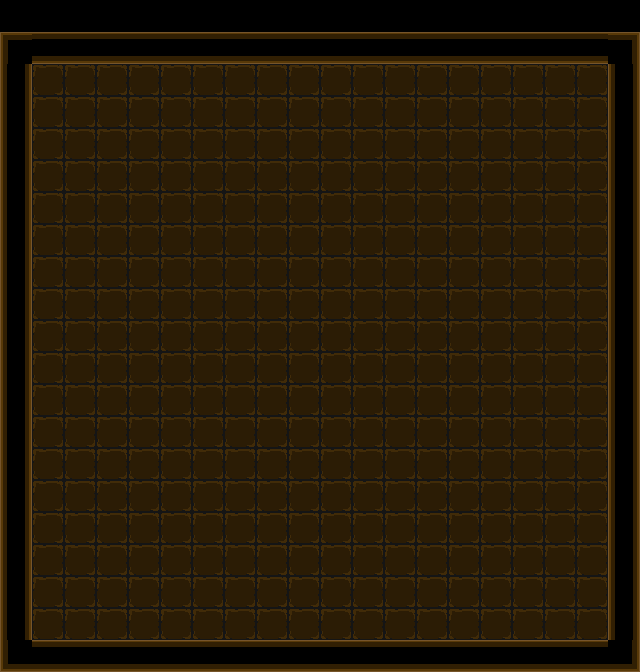

A level layout from a 2D game, rendered from its tile map. Below: a short description, then the map file with its tile-grid data intact:
An orthogonal 20x21 tile map with 32x32 px tiles, 1 tile layer (tiles) and 80 objects (76x Wall, Player, Entrance, Exit, Key).

<map version="1.2" tiledversion="1.2.3" orientation="orthogonal" renderorder="right-down" width="20" height="21" tilewidth="32" tileheight="32" infinite="0" nextlayerid="3" nextobjectid="89">
 <tileset firstgid="1" source="Tileset.tsx" />
 <layer id="1" name="tiles" width="20" height="21">
  <data encoding="csv">
20,20,20,20,20,20,20,20,20,20,20,20,20,20,20,20,20,20,20,20,
4,14,14,14,14,14,14,14,14,14,14,14,14,14,14,14,14,14,14,5,
15,21,21,21,21,21,21,21,21,21,21,21,21,21,21,21,21,21,21,15,
15,21,21,21,21,21,21,21,21,21,21,21,21,21,21,21,21,21,21,15,
15,21,21,21,21,21,21,21,21,21,21,21,21,21,21,21,21,21,21,15,
15,21,21,21,21,21,21,21,21,21,21,21,21,21,21,21,21,21,21,15,
15,21,21,21,21,21,21,21,21,21,21,21,21,21,21,21,21,21,21,15,
15,21,21,21,21,21,21,21,21,21,21,21,21,21,21,21,21,21,21,15,
15,21,21,21,21,21,21,21,21,21,21,21,21,21,21,21,21,21,21,15,
15,21,21,21,21,21,21,21,21,21,21,21,21,21,21,21,21,21,21,15,
15,21,21,21,21,21,21,21,21,21,21,21,21,21,21,21,21,21,21,15,
15,21,21,21,21,21,21,21,21,21,21,21,21,21,21,21,21,21,21,15,
15,21,21,21,21,21,21,21,21,21,21,21,21,21,21,21,21,21,21,15,
15,21,21,21,21,21,21,21,21,21,21,21,21,21,21,21,21,21,21,15,
15,21,21,21,21,21,21,21,21,21,21,21,21,21,21,21,21,21,21,15,
15,21,21,21,21,21,21,21,21,21,21,21,21,21,21,21,21,21,21,15,
15,21,21,21,21,21,21,21,21,21,21,21,21,21,21,21,21,21,21,15,
15,21,21,21,21,21,21,21,21,21,21,21,21,21,21,21,21,21,21,15,
15,21,21,21,21,21,21,21,21,21,21,21,21,21,21,21,21,21,21,15,
15,21,21,21,21,21,21,21,21,21,21,21,21,21,21,21,21,21,21,15,
9,14,14,14,14,14,14,14,14,14,14,14,14,14,14,14,14,14,14,10
</data>
 </layer>
 <objectgroup id="2" name="objects">
  <object id="1" name="Wall" x="608" y="32" width="32" height="32" />
  <object id="2" name="Wall" x="32" y="32" width="32" height="32" />
  <object id="3" name="Wall" x="96" y="32" width="32" height="32" />
  <object id="4" name="Wall" x="128" y="32" width="32" height="32" />
  <object id="6" name="Wall" x="160" y="32" width="32" height="32" />
  <object id="7" name="Wall" x="192" y="32" width="32" height="32" />
  <object id="8" name="Wall" x="224" y="32" width="32" height="32" />
  <object id="9" name="Wall" x="256" y="32" width="32" height="32" />
  <object id="11" name="Wall" x="320" y="32" width="32" height="32" />
  <object id="12" name="Wall" x="352" y="32" width="32" height="32" />
  <object id="13" name="Wall" x="384" y="32" width="32" height="32" />
  <object id="14" name="Wall" x="416" y="32" width="32" height="32" />
  <object id="15" name="Wall" x="448" y="32" width="32" height="32" />
  <object id="16" name="Wall" x="480" y="32" width="32" height="32" />
  <object id="19" name="Wall" x="512" y="32" width="32" height="32" />
  <object id="20" name="Wall" x="544" y="32" width="32" height="32" />
  <object id="21" name="Wall" x="576" y="32" width="32" height="32" />
  <object id="22" name="Player" x="64" y="96" width="32" height="32" />
  <object id="23" name="Wall" x="288" y="32" width="32" height="32" />
  <object id="24" name="Wall" x="64" y="32" width="32" height="32" />
  <object id="25" name="Wall" x="0" y="96" width="32" height="32" />
  <object id="26" name="Wall" x="0" y="32" width="32" height="32" />
  <object id="27" name="Wall" x="0" y="64" width="32" height="32" />
  <object id="28" name="Wall" x="0" y="128" width="32" height="32" />
  <object id="29" name="Wall" x="0" y="160" width="32" height="32" />
  <object id="30" name="Wall" x="0" y="192" width="32" height="32" />
  <object id="31" name="Wall" x="0" y="224" width="32" height="32" />
  <object id="32" name="Wall" x="0" y="256" width="32" height="32" />
  <object id="33" name="Wall" x="0" y="288" width="32" height="32" />
  <object id="34" name="Wall" x="0" y="320" width="32" height="32" />
  <object id="35" name="Wall" x="0" y="352" width="32" height="32" />
  <object id="36" name="Wall" x="0" y="384" width="32" height="32" />
  <object id="37" name="Wall" x="0" y="416" width="32" height="32" />
  <object id="38" name="Wall" x="0" y="448" width="32" height="32" />
  <object id="39" name="Wall" x="0" y="480" width="32" height="32" />
  <object id="40" name="Wall" x="0" y="512" width="32" height="32" />
  <object id="41" name="Wall" x="0" y="544" width="32" height="32" />
  <object id="43" name="Wall" x="0" y="576" width="32" height="32" />
  <object id="44" name="Wall" x="0" y="608" width="32" height="32" />
  <object id="45" name="Wall" x="0" y="640" width="32" height="32" />
  <object id="46" name="Wall" x="32" y="640" width="32" height="32" />
  <object id="47" name="Wall" x="64" y="640" width="32" height="32" />
  <object id="48" name="Wall" x="96" y="640" width="32" height="32" />
  <object id="49" name="Wall" x="128" y="640" width="32" height="32" />
  <object id="50" name="Wall" x="160" y="640" width="32" height="32" />
  <object id="51" name="Wall" x="192" y="640" width="32" height="32" />
  <object id="52" name="Wall" x="224" y="640" width="32" height="32" />
  <object id="53" name="Wall" x="256" y="640" width="32" height="32" />
  <object id="54" name="Wall" x="288" y="640" width="32" height="32" />
  <object id="55" name="Wall" x="320" y="640" width="32" height="32" />
  <object id="56" name="Wall" x="384" y="640" width="32" height="32" />
  <object id="57" name="Wall" x="352" y="640" width="32" height="32" />
  <object id="58" name="Wall" x="416" y="640" width="32" height="32" />
  <object id="60" name="Wall" x="448" y="640" width="32" height="32" />
  <object id="61" name="Wall" x="480" y="640" width="32" height="32" />
  <object id="62" name="Wall" x="512" y="640" width="32" height="32" />
  <object id="63" name="Wall" x="544" y="640" width="32" height="32" />
  <object id="64" name="Wall" x="576" y="640" width="32" height="32" />
  <object id="65" name="Wall" x="608" y="640" width="32" height="32" />
  <object id="66" name="Wall" x="608" y="608" width="32" height="32" />
  <object id="67" name="Wall" x="608" y="576" width="32" height="32" />
  <object id="68" name="Wall" x="608" y="544" width="32" height="32" />
  <object id="69" name="Wall" x="608" y="64" width="32" height="32" />
  <object id="70" name="Wall" x="608" y="96" width="32" height="32" />
  <object id="71" name="Wall" x="608" y="128" width="32" height="32" />
  <object id="72" name="Wall" x="608" y="160" width="32" height="32" />
  <object id="73" name="Wall" x="608" y="192" width="32" height="32" />
  <object id="74" name="Wall" x="608" y="224" width="32" height="32" />
  <object id="75" name="Wall" x="608" y="256" width="32" height="32" />
  <object id="76" name="Wall" x="608" y="480" width="32" height="32" />
  <object id="77" name="Wall" x="608" y="512" width="32" height="32" />
  <object id="78" name="Wall" x="608" y="288" width="32" height="32" />
  <object id="79" name="Wall" x="608" y="320" width="32" height="32" />
  <object id="80" name="Wall" x="608" y="352" width="32" height="32" />
  <object id="82" name="Wall" x="608" y="384" width="32" height="32" />
  <object id="83" name="Wall" x="608" y="416" width="32" height="32" />
  <object id="85" name="Wall" x="608" y="448" width="32" height="32" />
  <object id="86" name="Entrance" x="32" y="64" width="32" height="32" />
  <object id="87" name="Exit" x="576" y="352" width="32" height="32" />
  <object id="88" name="Key" x="288" y="320" width="32" height="32" />
 </objectgroup>
</map>
